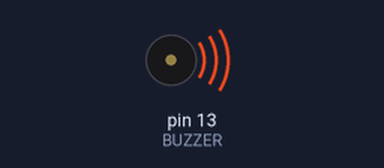
Bench run of a sketch on a simulated Arduino Uno, built with avr-gcc and run on an emulated ATmega328P. Parts: buzzer (waves = sounding).

Above: at 0.1 s.
At 3.6 s:
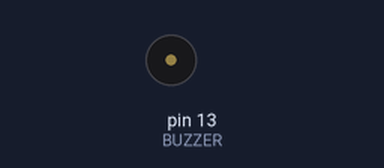
Timing chart, 0 to 5.1 s (numbered marks = the images above):
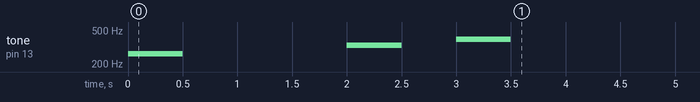

The sketch:

ex03_02_05.ino
```cpp
// 부저음 울리기

#define BUZZER 13

void setup() {
  pinMode(BUZZER, OUTPUT);
  tone(BUZZER, 262, 500);    // “도”
  delay(1000);
  noTone(BUZZER);            // 무음
  delay(1000);
  tone(BUZZER, 330, 500);    // “미”
  delay(1000);
  tone(BUZZER, 392, 500);    // “솔”
  delay(1000);
}

void loop() {
}
```
